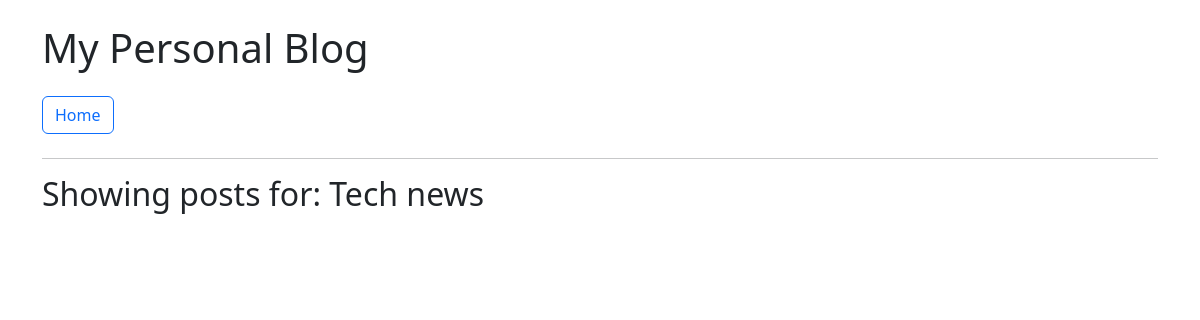
Page /category/Tech news/ on the earlier database version.
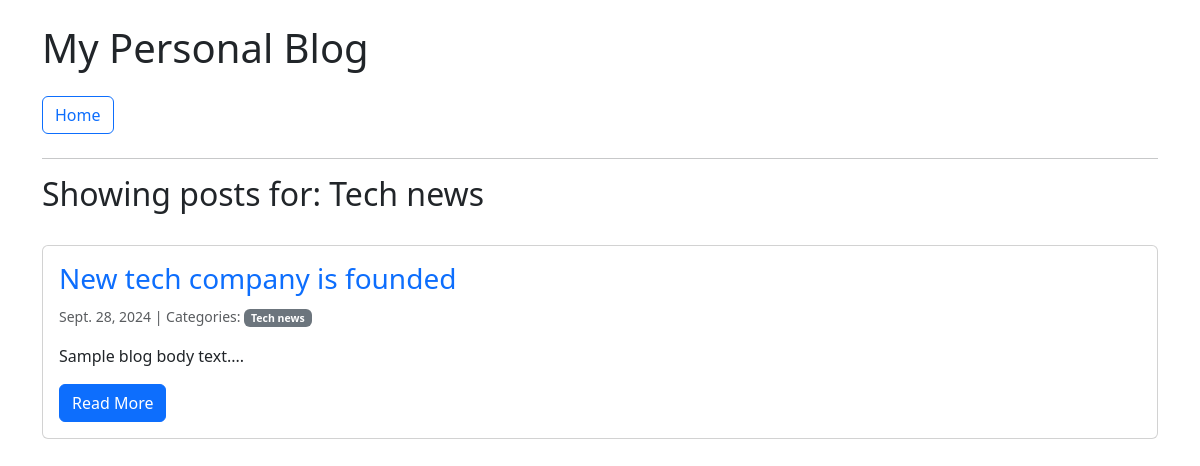
Same page on the later database version.
### blog/models.py (models this page shows, shortened)
class Category(models.Model):
    name = models.CharField(max_length=30)
    class Meta:
        verbose_name_plural = "categories"

class Post(models.Model):
    title = models.CharField(max_length=255)
    body = models.TextField()
    created_on = models.DateTimeField(auto_now_add=True)
    last_modified = models.DateTimeField(auto_now=True)
    categories = models.ManyToManyField("Category", related_name="posts")

### blog/views.py (the view)
# urls.py: path("category/<category>/", views.blog_category, name="blog_category"),
def blog_category(request, category):
    posts = Post.objects.filter(
        categories__name__contains=category
    ).order_by("-created_on")
    context = {
        "category": category,
        "posts": posts,
    }
    return render(request, "blog/category.html", context)

### blog/templates/blog/category.html
{% extends "blog/index.html" %}
{% block page_title %}
<h2>Showing posts for: {{ category }}</h2>
<br>
{% endblock page_title %}

### blog/templates/blog/index.html (shortened to what this page needs)
{% extends "base.html" %}
{% block page_content %}
    <div class="row">
        {% for post in posts %}
            <div class="col-md-12 mb-4">
                <div class="card">
                    <div class="card-body">
                        <h3 class="card-title">
                            <a href="{% url 'blog_detail' post.pk %}" class="text-primary text-decoration-none">
                                {{ post.title }}
                            </a>
                        </h3>
                        <p class="card-text">
                            <small class="text-muted">
                                {{ post.created_on.date }} | Categories:
                                {% for category in post.categories.all %}
                                    <span class="badge bg-secondary">{{ category.name }}</span>
                                {% endfor %}
                            </small>
                        </p>
                        <p class="card-text">{{ post.body | slice:":400" }}...</p>
                        <a href="{% url 'blog_detail' post.pk %}" class="btn btn-primary">Read More</a>
                    </div>
                </div>
            </div>
        {% endfor %}
    </div>
{% endblock page_content %}

Differences in the rows shown:
added Category: name "Tech news"
added Post: title "New tech company is founded", created_on "Sept. 28, 2024", body "Sample blog body text."
Other differences:
{{ category }}: "Tech news" → (not shown)
